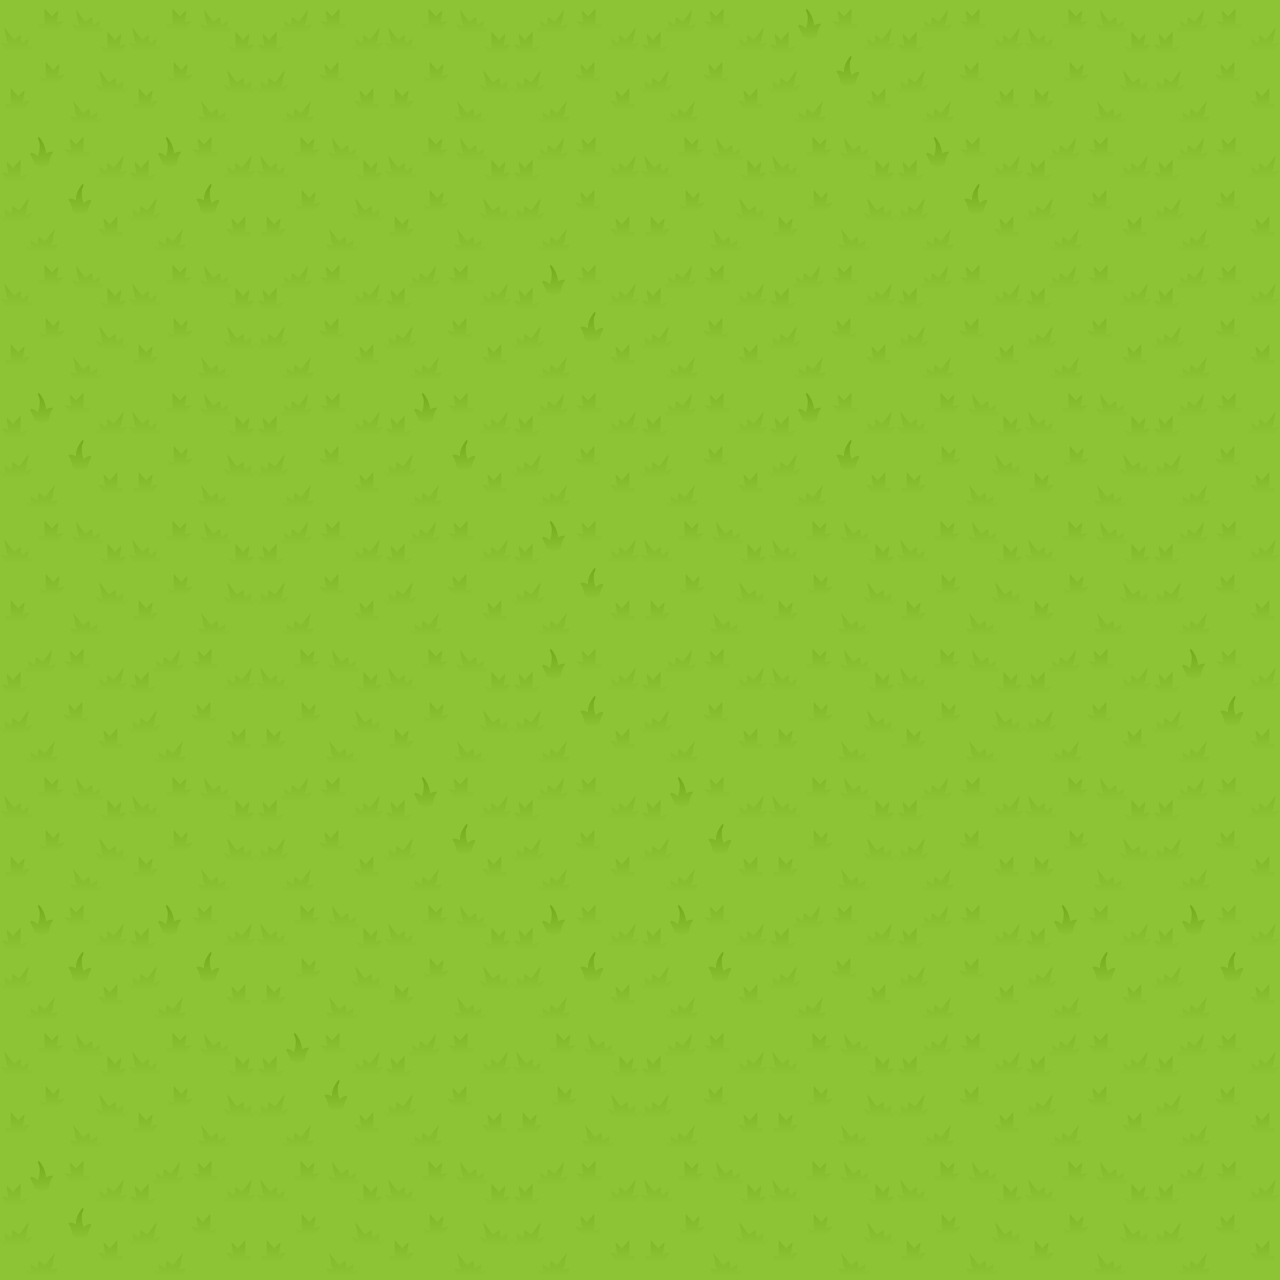

Below is a game level as drawn by its tile map, then a one-line description and the .tmx file that defines it, in full:
An orthogonal 10x10 tile map with 128x128 px tiles, 3 tile layers (Water, Ground, Terrain).

<map version="1.0" tiledversion="1.0.2" orientation="orthogonal" renderorder="left-up" width="10" height="10" tilewidth="128" tileheight="128" nextobjectid="1">
 <tileset firstgid="1" source="TerrainAtlas.tsx" />
 <layer name="Water" width="10" height="10">
  <properties>
   <property name="unity:ignore" value="visual" />
   <property name="unity:layer" value="Water" />
   <property name="unity:sortingLayerName" value="Terrain" />
  </properties>
  <data encoding="csv">
0,0,0,0,0,0,0,0,0,0,
0,0,0,0,0,0,0,0,0,0,
0,0,0,0,0,0,0,0,0,0,
0,0,0,0,0,0,0,0,0,0,
0,0,0,0,0,0,0,0,0,0,
0,0,0,0,0,0,0,0,0,0,
0,0,0,0,0,0,0,0,0,0,
0,0,0,0,0,0,0,0,0,0,
0,0,0,0,0,0,0,0,0,0,
0,0,0,0,0,0,0,0,0,0
</data>
 </layer>
 <layer name="Ground" width="10" height="10">
  <properties>
   <property name="unity:ignore" value="visual" />
   <property name="unity:layer" value="Ground" />
   <property name="unity:sortingLayerName" value="Terrain" />
  </properties>
  <data encoding="csv">
17,17,17,17,17,17,17,17,17,17,
17,17,17,17,17,17,17,17,17,17,
17,17,17,17,17,17,17,17,17,17,
17,17,17,17,17,17,17,17,17,17,
17,17,17,17,17,17,17,17,17,17,
17,17,17,17,17,17,17,17,17,17,
17,17,17,17,17,17,17,17,17,17,
17,17,17,17,17,17,17,17,17,17,
17,17,17,17,17,17,17,17,17,17,
17,17,17,17,17,17,17,17,17,17
</data>
 </layer>
 <layer name="Terrain" width="10" height="10">
  <properties>
   <property name="unity:ignore" value="collision" />
   <property name="unity:sortingLayerName" value="Terrain" />
  </properties>
  <data encoding="csv">
17,17,34,17,34,34,35,34,17,34,
35,35,17,17,34,17,17,35,34,34,
17,17,34,34,35,34,34,34,34,34,
35,17,34,35,34,34,35,17,17,34,
17,17,34,34,35,17,17,17,17,34,
34,34,17,17,35,34,17,17,34,35,
17,17,34,35,34,35,17,34,17,34,
35,35,17,17,35,35,34,34,35,35,
17,17,35,34,17,34,17,34,34,34,
35,34,17,17,34,17,17,17,17,34
</data>
 </layer>
</map>
